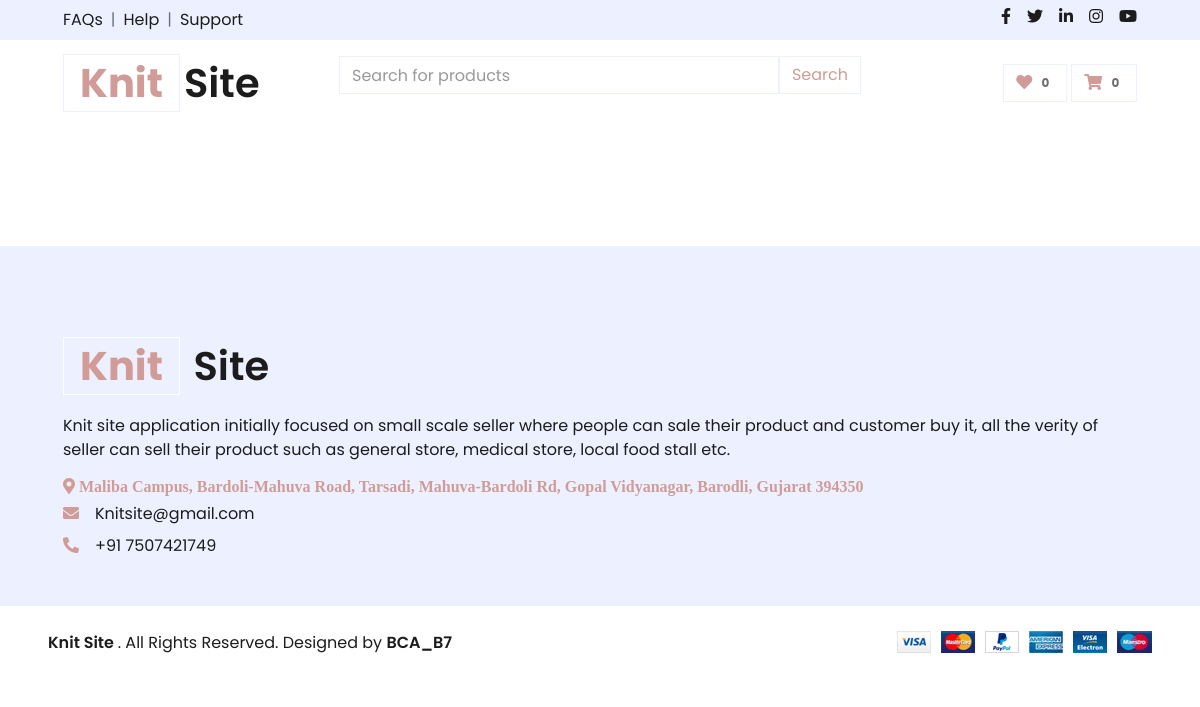
Before: /childrens.php with the older database file.
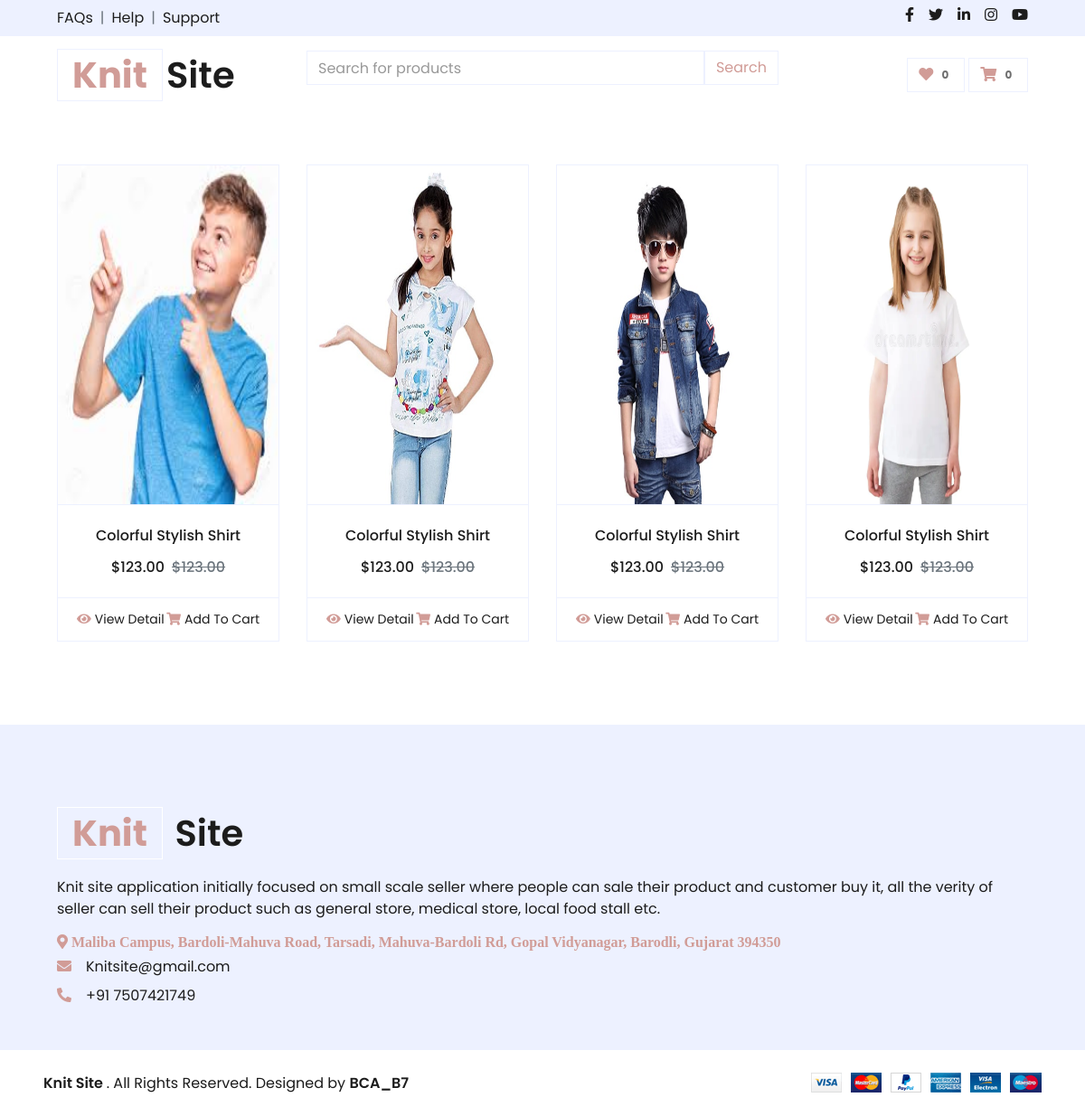
After: the same page with the newer database file.
### tables this page shows
CREATE TABLE `products` (
  `id` int(11) NOT NULL,
  `name` varchar(255) NOT NULL,
  `description` text DEFAULT NULL,
  `price` decimal(10,2) NOT NULL,
  `brand_name` varchar(255) DEFAULT NULL,
  `category` varchar(255) DEFAULT NULL,
  `image_path` varchar(255) DEFAULT NULL,
  `add_date` timestamp NOT NULL DEFAULT current_timestamp(),
  `status` int(1) DEFAULT 1,
  `SID` int(11) DEFAULT NULL
);

### commonMethod.php (called while the page is built, shortened)
<?php
$con = connection();
$query = "SELECT image_path FROM products WHERE category='Childrens'";
$result = mysqli_query($con, $query);
$childrens = array();
while ($row = mysqli_fetch_assoc($result)) {
    $childrens[] = $row;
}
?>

### childrens.php (the view, shortened to what this page needs)
<?php include_once 'header.php';
include_once("commonMethod.php");
?>
<!DOCTYPE html>
<html lang="en">
<head>
    <link href="https://cdnjs.cloudflare.com/ajax/libs/font-awesome/5.10.0/css/all.min.css" rel="stylesheet">
    <link href="lib/owlcarousel/assets/owl.carousel.min.css" rel="stylesheet">
    <link href="css/style.css" rel="stylesheet">
    <link rel="stylesheet" href="https://code.jquery.com/ui/1.13.0/themes/base/jquery-ui.css">
</head>
<body>
    <div class="container-fluid pt-5">
        <div class="row px-xl-5 pb-3">
            <?php foreach ($childrens as $children): ?>
                <div class="col-lg-3 col-md-6 col-sm-12 pb-1">
                    <div class="card product-item border-0 mb-4">
                        <div class="card-header product-img position-relative bg-transparent border p-0">
                            <img src="./seller/<?php echo $children['image_path']; ?>" class="img-fluid"
                                alt="Product Image">
                        </div>
                        <div class="card-body border-left border-right text-center p-0 pt-4 pb-3">
                            <h6 class="text-truncate mb-3">Colorful Stylish Shirt</h6>
                            <div class="d-flex justify-content-center">
                                <h6>$123.00</h6>
                                <h6 class="text-muted ml-2"><del>$123.00</del></h6>
                            </div>
                        </div>
                        <div class="card-footer d-flex justify-content-between bg-light border">
                            <a href="" class="btn btn-sm text-dark p-0"><i class="fas fa-eye text-primary mr-1"></i>View
                                Detail</a>
                            <a href="" class="btn btn-sm text-dark p-0"><i
                                    class="fas fa-shopping-cart text-primary mr-1"></i>Add To Cart</a>
                        </div>
                    </div>
                </div>
            <?php endforeach; ?>
        </div>
    </div>
    <?php include_once 'footer.php' ?>
</body>
</html>

### header.php (shortened to what this page needs)
<div class="container-fluid">
    <div class="row bg-secondary py-2 px-xl-5">
        <div class="col-lg-6 d-none d-lg-block">
            <div class="d-inline-flex align-items-center">
                <a class="text-dark" href="">FAQs</a>
                <span class="text-muted px-2">|</span>
                <a class="text-dark" href="">Help</a>
                <span class="text-muted px-2">|</span>
                <a class="text-dark" href="">Support</a>
            </div>
        </div>
        <div class="col-lg-6 text-center text-lg-right">
            <div class="d-inline-flex align-items-center">
                <a class="text-dark px-2" href="">
                    <i class="fab fa-facebook-f"></i>
                </a>
                <a class="text-dark px-2" href="">
                    <i class="fab fa-twitter"></i>
                </a>
                <a class="text-dark px-2" href="">
                    <i class="fab fa-linkedin-in"></i>
                </a>
                <a class="text-dark px-2" href="">
                    <i class="fab fa-instagram"></i>
                </a>
                <a class="text-dark pl-2" href="">
                    <i class="fab fa-youtube"></i>
                </a>
            </div>
        </div>
    </div>
    <div class="row align-items-center py-3 px-xl-5">
        <div class="col-lg-3 d-none d-lg-block">
            <a href="" class="text-decoration-none">
                <h1 class="m-0 display-5 font-weight-semi-bold"><span class="text-primary font-weight-bold border px-3 mr-1">Knit</span>Site</h1>
            </a>
        </div>
        <div class="col-lg-6 col-6 text-left">
            <form id="search-form">
                <div class="input-group">
                    <input type="text" class="form-control" id="search" placeholder="Search for products">
                    <input class="input-group-text bg-transparent text-primary" type="submit" value="Search">
                </div>
            </form>
        </div>
        <div class="col-lg-3 col-6 text-right">
            <a href="" class="btn border">
                <i class="fas fa-heart text-primary"></i>
                <span class="badge">0</span>
            </a>
            <a href="#" class="btn border" id="cart-btn">
                <i class="fas fa-shopping-cart text-primary"></i>
                <span class="badge" id="cart-badge">0</span>
               </a>
        </div>
    </div>
</div>
<div class="container">
    <div class="row">
        <div class="col"></div>
        <div class="col">
            <div class=" dropdown-item" id="search-results"> </div>
        </div>
    </div>
</div>

### footer.php (shortened to what this page needs)
<div class="container-fluid bg-secondary text-dark mt-5 pt-5">
       <div class="row px-xl-5 pt-5">
           <div class="col-lg-12 col-md-12 mb-5 pr-3 pr-xl-5">
               <a href="" class="text-decoration-none">
                   <h1 class="mb-4 display-5 font-weight-semi-bold"><span
                           class="text-primary font-weight-bold border border-white px-3 mr-1">Knit</span> Site</h1>
               </a>
               <p>Knit site application initially focused on small scale seller where people can sale their product and
                   customer buy it, all the verity of seller
                   can sell their product such as general store, medical store, local food stall etc.</p>
               <p class="mb-2"><i class="fa fa-map-marker-alt text-primary mr-3"> Maliba Campus, Bardoli-Mahuva Road,
                       Tarsadi, Mahuva-Bardoli Rd, Gopal Vidyanagar, Barodli, Gujarat 394350</i></p>
               <p class="mb-2"><i class="fa fa-envelope text-primary mr-3"></i>Knitsite@gmail.com</p>
               <p class="mb-0"><i class="fa fa-phone-alt text-primary mr-3"></i>+91 7507421749</p>
           </div>
       </div>
   </div>
   <div class="row border-top border-light mx-xl-5 py-4">
       <div class="col-md-6 px-xl-0">
           <p class="mb-md-0 text-center text-md-left text-dark">
               <a class="text-dark font-weight-semi-bold" href="#">Knit Site </a>. All Rights Reserved. Designed
               by
               <a class="text-dark font-weight-semi-bold" >BCA_B7</a>
           </p>
       </div>
       <div class="col-md-6 px-xl-0 text-center text-md-right">
           <img class="img-fluid" src="img/payments.png" alt="">
       </div>
   </div>

### childrens.php (style rules this page uses)
.product-img img { width: 100%; height: 375px; }

Changed rows visible on the page:
added products: image_path (picture)
added products: image_path (picture)
added products: image_path (picture)
added products: image_path (picture)
